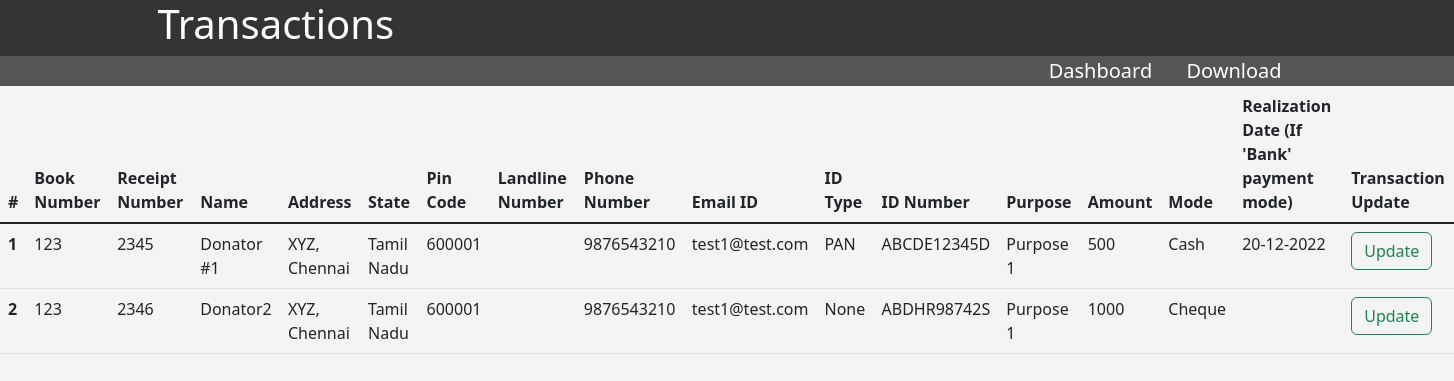
The page /3/checkData on the database its author committed.
### application/models.py (models this page shows)
class Receipt(db.Model):
    __tablename__ = "receipt"
    rid = db.Column(db.Integer, primary_key = True, autoincrement = True)
    org_id = db.Column(db.Integer)
    receipt_date = db.Column(db.String)
    book_no = db.Column(db.Integer)
    receipt_no = db.Column(db.Integer)
    name = db.Column(db.String)
    address = db.Column(db.String)
    state = db.Column(db.String)
    pincode = db.Column(db.Integer)
    landline = db.Column(db.Integer)
    phoneno = db.Column(db.Integer)
    email = db.Column(db.String)
    id_type = db.Column(db.String)
    panid = db.Column(db.String)
    purpose = db.Column(db.String)
    amount = db.Column(db.Integer)
    mode = db.Column(db.String)
    realization_date = db.Column(db.String)

### application/controllers.py (the view)
@app.route("/<int:org_id>/checkData")
def transactions(org_id):
    receipts = Receipt.query.filter_by(org_id = org_id).all()
    return render_template("allData.html", receipts = receipts, org_id = org_id)

### templates/allData.html (shortened to what this page needs)
<!DOCTYPE html>
<html lang="en">
<head>
    <link href="https://cdn.jsdelivr.net/npm/bootstrap@5.2.0/dist/css/bootstrap.min.css" rel="stylesheet">
    <link rel = "stylesheet" type="text/css" href = "/static/css/style.css">
</head>
<body>
    <header id ="main-header">
        <div class = "container">
            <h1>Transactions</h1>
        </div>
    </header>
    <nav id = "navbar">
        <div class="container">
            <li><a href ="/Organization/{{ org_id }}">Dashboard</a></li>
            <li><a href ="/download/{{ org_id }}">Download</a></li>
        </div>
    </nav>
      <table class="table">
          <thead>
            <tr>
              <th scope="col">#</th>
              <th scope="col">Book Number</th>
              <th scope="col">Receipt Number</th>
              <th scope="col">Name</th>
              <th scope="col">Address</th>
              <th scope="col">State</th>
              <th scope="col">Pin Code</th>
              <th scope="col">Landline Number</th>
              <th scope="col">Phone Number</th>
              <th scope="col">Email ID</th>
              <th scope="col">ID Type</th>
              <th scope="col">ID Number</th>
              <th scope="col">Purpose</th>
              <th scope="col">Amount</th>
              <th scope="col">Mode</th>
              <th scope="col">Realization Date (If 'Bank' payment mode)</th>
              <th scope="col">Transaction Update</th>
            </tr>
          </thead>
          <tbody class="table-group-divider">
            {% for receipt in receipts %}
            <tr>
              <th scope="row">{{ loop.index }}</th>
              <td>{{receipt.book_no}}</td>
              <td>{{receipt.receipt_no}}</td>
              <td>{{receipt.name}}</td>
              <td>{{receipt.address}}</td>
              <td>{{receipt.state}}</td>
              <td>{{receipt.pincode}}</td>
              <td>{{receipt.landline}}</td>
              <td>{{receipt.phoneno}}</td>
              <td>{{receipt.email}}</td>
              <td>{{receipt.id_type}}</td>
              <td>{{receipt.panid}}</td>
              <td>{{receipt.purpose}}</td>
              <td>{{receipt.amount}}</td>
              <td>{{receipt.mode}}</td>
              <td>{{receipt.realization_date}}</td>
              <td><a href = "/updateReceipt/{{ receipt.rid }}/"><button type="button" class="btn btn-outline-success">Update</button></a></td>
            </tr>
            {% endfor %}
          </tbody>
        </table>
</body>
</html>

### static/css/style.css (style rules this page uses)
body { background-color: #f4f4f4; margin:0; }
#main-header { background-color:#333; border:none; color:white; }
#navbar { background-color:#555; color:white; text-align: right; }
#navbar li { display: inline; }
#navbar a { color:white; text-decoration: none; font-size: 20px; padding-right: 15px; padding-left:15px; }
.container { width: 80%; margin:auto; overflow: hidden; }

### rows shown on the page
Receipt: book_no "123", receipt_no "2345", name "Donator #1", address "XYZ, Chennai", state "Tamil Nadu", pincode "600001", phoneno "9876543210", email "test1@test.com", id_type "PAN", panid "ABCDE12345D", purpose "Purpose 1", amount "500", mode "Cash", realization_date "20-12-2022"
Receipt: book_no "123", receipt_no "2346", name "Donator2", address "XYZ, Chennai", state "Tamil Nadu", pincode "600001", phoneno "9876543210", email "test1@test.com", id_type "None", panid "ABDHR98742S", purpose "Purpose 1", amount "1000", mode "Cheque"
